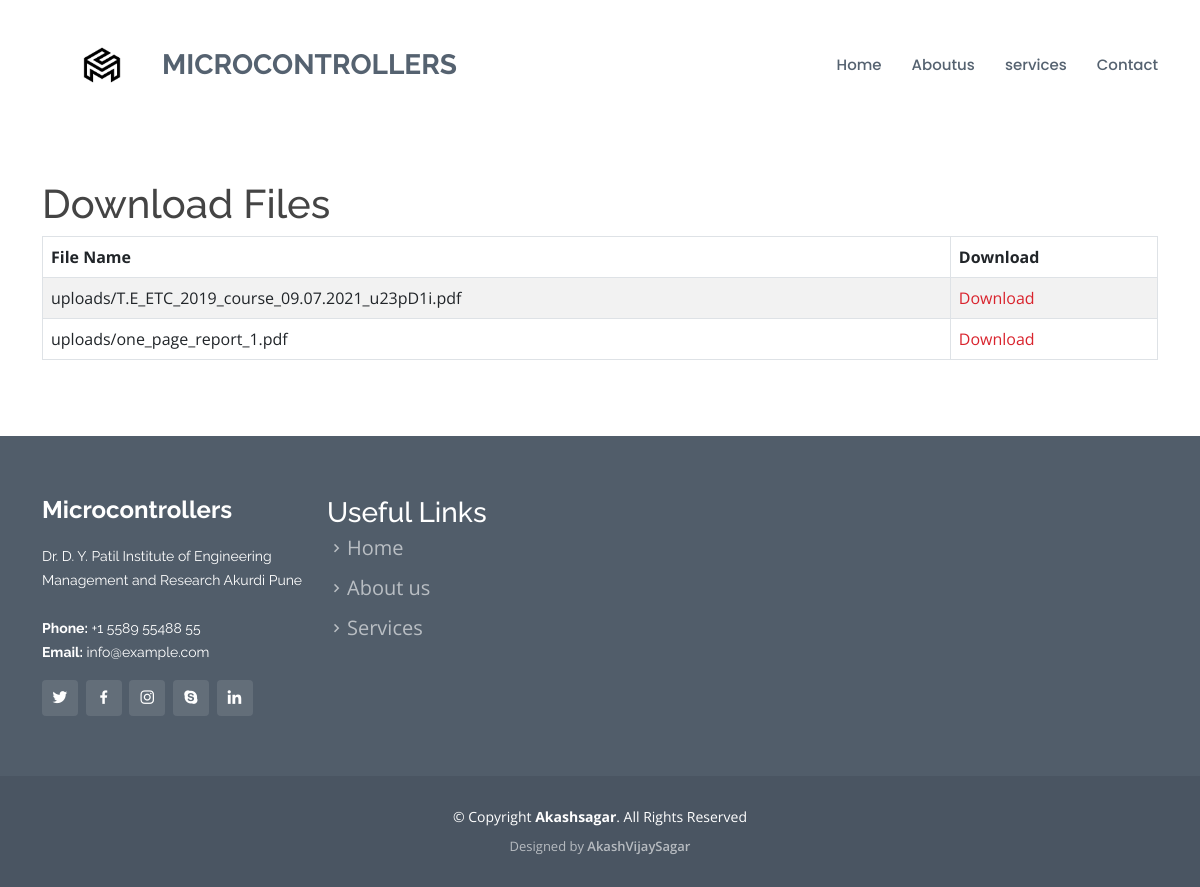
Page /services/ on the committed database.
### microapp/models.py (models this page shows, shortened)
class File(models.Model):
    file = models.FileField(upload_to='uploads/')
    file_type = models.CharField(max_length=10, default='')
    uploaded_at = models.DateTimeField(auto_now_add=True)

### microapp/views.py (the view)
# urls.py: path('services/',views.services,name = 'Services'),
def services(request):
    files = File.objects.all()
    return render(request, 'services.html', {'files': files})

### templates/services.html (shortened to what this page needs)
{% load static %}
<!DOCTYPE html>
<html lang="en">
<head>
 <link href="{% static "assets/vendor/animate.css/animate.min.css" %}" rel="stylesheet">
 <link href="{% static "assets/vendor/bootstrap/css/bootstrap.min.css" %}" rel="stylesheet">
 <link href="{% static "assets/vendor/bootstrap-icons/bootstrap-icons.css" %}" rel="stylesheet">
 <link href="{% static "assets/vendor/boxicons/css/boxicons.min.css" %}" rel="stylesheet">
 <link href="{% static "assets/vendor/glightbox/css/glightbox.min.css" %}" rel="stylesheet">
 <link href="{% static "assets/vendor/remixicon/remixicon.css" %}" rel="stylesheet">
 <link href="{% static "assets/vendor/swiper/swiper-bundle.min.css" %}" rel="stylesheet">
 <link href="{% static "assets/css/style.css" %}" rel="stylesheet">
</head>
<body>
  {% include 'header.html' %}
  <main id="main">
    <section id="services" class="services">
      <div class="container">
        <h1>Download Files</h1>
  <table id="zero_config"
  class="table table-striped table-bordered">
    <thead>
      <tr>
        <th>File Name</th>
        <th>Download</th>
      </tr>
    </thead>
    <tbody>
      {% for file in files %}
      <tr>
        <td>{{ file.file.name }}</td>
        <td><a href="{% url 'download' file.id %}" download>Download</a></td>
      </tr>
      {% endfor %}
    </tbody>
  </table>
      </div>
    </section>
  </main>
  {% include 'footer.html' %}
</body>
</html>

### static/assets/css/style.css (style rules this page uses)
body { font-family: "Open Sans", sans-serif; color: #444444; }
a { text-decoration: none; color: #d9232d; }
h1, h2, h3, h4, h5, h6 { font-family: "Raleway", sans-serif; }
section { padding: 60px 0; overflow: hidden; }

### rows in the picture
File: file.name "uploads/T.E_ETC_2019_course_09.07.2021_u23pD1i.pdf"
File: file.name "uploads/one_page_report_1.pdf"
